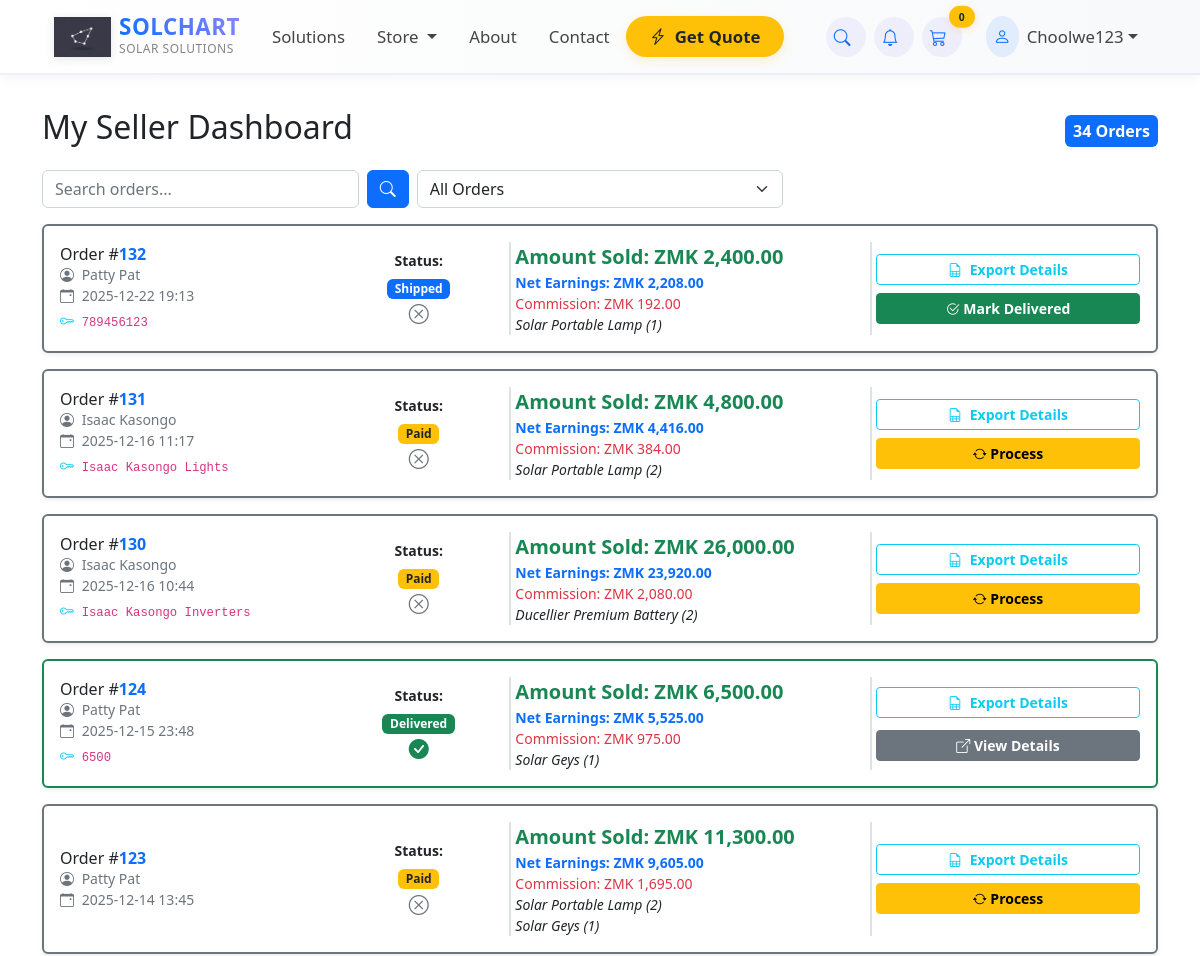
The page /payment/seller/dashboard/ (signed in, upper part) on the database as committed earlier.
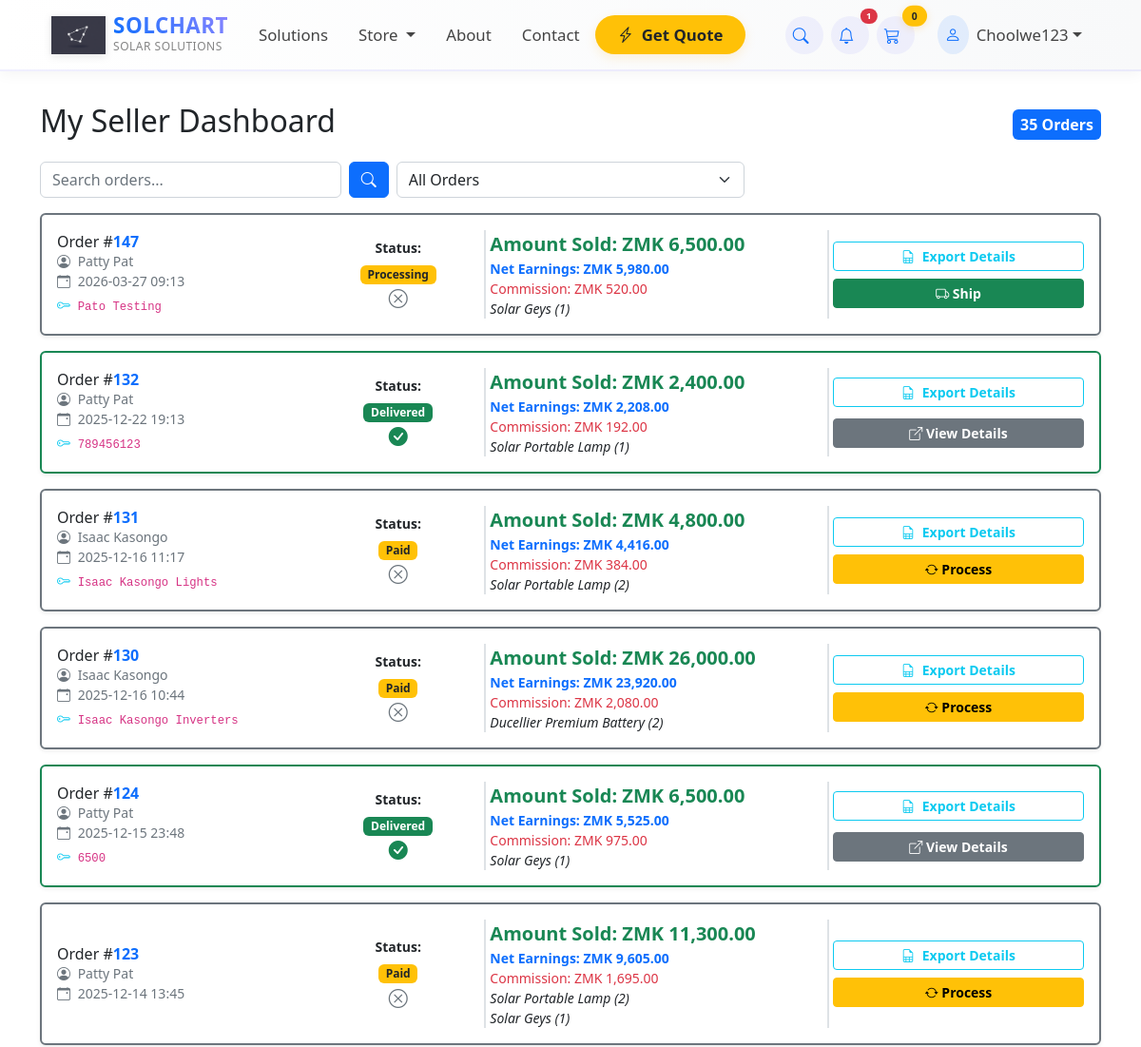
The same page on the database as committed later.
### payment/models.py (models this page shows, shortened)
class Order(models.Model):
    ORDER_STATUS = (
        ('pending', 'Pending Payment'),
        ('paid', 'Paid'),
        ('processing', 'Processing'),
        ('shipped', 'Shipped'),
        ('delivered', 'Delivered'),
        ('cancelled', 'Cancelled'),
    )
    PAYMENT_CHOICES = (
        ('airtel', 'Airtel Money'),
        ('mtn', 'MTN Mobile Money'),
        ('zamtel', 'Zamtel Kwacha'),
        ('card', 'Bank Card'),
        ('cod', 'Cash on Delivery'),
    )
    user = models.ForeignKey(User, on_delete=models.CASCADE, null=True, blank=True)
    full_name = models.CharField(max_length=255)
    email = models.EmailField(max_length=255)
    phone_number = models.CharField(max_length=20, null=True, blank=True)
    shipping_address = models.TextField(max_length=1000, blank=True, null=True)
    amount_paid = models.DecimalField(max_digits=12, decimal_places=2, default=Decimal('0.00'))
    date_ordered = models.DateTimeField(auto_now_add=True)
    payment_code = models.CharField(
        max_length=20,
        unique=True,
        null=True,
        blank=True,
        help_text="Unique payment code (e.g., HLS-1001-A7K2) for customer to include with payment"
    )
    status = models.CharField(max_length=20, choices=ORDER_STATUS, default='pending')
    payment_method = models.CharField(max_length=20, choices=PAYMENT_CHOICES, null=True, blank=True)
    payment_reference = models.CharField(max_length=100, null=True, blank=True, help_text="Transaction ID or Reference")
    date_paid = models.DateTimeField(null=True, blank=True)
    date_processed = models.DateTimeField(null=True, blank=True)
    date_shipped = models.DateTimeField(null=True, blank=True)
    date_delivered = models.DateTimeField(null=True, blank=True)
    cancellation_notes = models.TextField(blank=True, null=True)
    class Meta:
        indexes = [
            models.Index(fields=['status']),
            models.Index(fields=['-date_ordered']),
            models.Index(fields=['-date_shipped']),
        ]

class OrderItem(models.Model):
    order = models.ForeignKey(Order, on_delete=models.CASCADE, null=True)
    product = models.ForeignKey('store.Product', on_delete=models.CASCADE, null=True, blank=True)
    user = models.ForeignKey(User, on_delete=models.CASCADE, null=True, blank=True)
    quantity = models.PositiveBigIntegerField(default=1)
    price = models.DecimalField(max_digits=12, decimal_places=2, default=Decimal('0.00'))
    COMMISSION_RATE = Decimal('0.08')
    commission_rate = models.DecimalField(max_digits=5, decimal_places=4, default=COMMISSION_RATE,
                                          help_text="Decimal (0.08 = 8%)")
    commission_amount = models.DecimalField(max_digits=12, decimal_places=2, default=Decimal('0.00'))
    seller = models.ForeignKey(Seller, on_delete=models.SET_NULL, null=True, blank=True, related_name='order_items')
    created_at = models.DateTimeField(auto_now_add=True)
    updated_at = models.DateTimeField(auto_now=True)

### store/models.py (models this page shows, shortened)
class Product(models.Model):
    name = models.CharField(max_length=100)
    price = models.DecimalField(default=0, max_digits=10, decimal_places=2)
    description = models.CharField(max_length=1000, default='', blank=True, null=True)
    category = models.ForeignKey(Category, on_delete=models.CASCADE, default=1)
    image = models.ImageField(upload_to='uploads/products/', blank=True, null=True)
    is_sale = models.BooleanField(default=False)
    sale_price = models.DecimalField(default=0, max_digits=10, decimal_places=2)
    is_available = models.BooleanField(default=True)
    seller = models.ForeignKey(
        'payment.Seller',
        on_delete=models.SET_NULL,
        null=True,
        blank=True,
        related_name='products'
    )

### payment/views.py (the view, shortened to what this page needs)
# urls.py: path('seller/dashboard/', views.seller_dashboard, name='seller_dashboard'),
@seller_required
def seller_dashboard(request):
    request.disable_newsletter = True
    seller = request.user.seller_profile
    order_items_qs = OrderItem.objects.filter(seller=seller).select_related('order', 'product').order_by('-created_at')
    status_filter = request.GET.get('status', 'all')
    search_query = request.GET.get('search', '')
    if status_filter != 'all':
        order_items_qs = order_items_qs.filter(order__status=status_filter)
    order_ids = order_items_qs.values_list('order_id', flat=True).distinct()
    orders = Order.objects.filter(id__in=order_ids).order_by('-date_ordered')
    seller_items_map = {}
    seller_totals_map = {}
    for item in order_items_qs:
        if item.order_id not in seller_items_map:
            seller_items_map[item.order_id] = []
        seller_items_map[item.order_id].append(item)
        if item.order_id not in seller_totals_map:
            seller_totals_map[item.order_id] = {'subtotal': Decimal('0.00'), 'commission': Decimal('0.00')}
        item_subtotal = item.price * item.quantity
        item_commission = item_subtotal * item.commission_rate
        seller_totals_map[item.order_id]['subtotal'] += item_subtotal
        seller_totals_map[item.order_id]['commission'] += item_commission
    for order_id in seller_totals_map:
         seller_totals_map[order_id]['subtotal'] = seller_totals_map[order_id]['subtotal'].quantize(Decimal('0.01'))
         seller_totals_map[order_id]['commission'] = seller_totals_map[order_id]['commission'].quantize(Decimal('0.01'))
    context = {
        'orders': orders,
        'seller_items_map': seller_items_map,
        'seller_totals_map': seller_totals_map,
        'current_filter': status_filter,
        'search_query': search_query,
    }
    return render(request, 'payment/seller_dashboard.html', context)

### cart/cart.py (called while the page is built, shortened)
    def cart_total(self):
        product_ids = self.cart.keys()
        products = Product.objects.filter(id__in=product_ids)
        quantities = self.cart
        total = 0
        return total

    def __len__(self):
        return len(self.cart)

### cart/context_processors.py (called while the page is built)
def cart(request):
    cart_obj = Cart(request)
    cart_quantity = cart_obj.__len__()
    return {
        'cart': cart_obj,  # The full cart object
        'cart_quantity': cart_quantity,  # Just the quantity count
        'cart_total': cart_obj.cart_total()  # If you need total price too
    }

### ecom/context_processors.py (called while the page is built)
def newsletter_form(request):
    if getattr(request, 'disable_newsletter', False):
        return {
            'newsletter_form': None,
        }
    return {
        'newsletter_form': NewsletterSubscriberForm(),
    }

### payment/templatetags/payment_extras.py (called while the page is built)
@register.filter(name='subtract')
def subtract(value, arg):
    try:
        return Decimal(str(value)) - Decimal(str(arg))
    except (ValueError, TypeError):
        return Decimal('0')

@register.filter
def get_item(dictionary, key):
    return dictionary.get(key, []) # Return an empty list if key not found (safe)

### payment/templates/payment/seller_dashboard.html (shortened to what the changed rows need)
{% extends 'base.html' %}
{% load humanize payment_extras %}
{% block content %}
<div class="container mt-4">
    <div class="d-flex justify-content-between align-items-center mb-3">
        <h2>My Seller Dashboard</h2>
        <span class="badge bg-primary fs-6 p-2">{{ orders|length }} Orders</span>
    </div>
    {% for order in orders %}
    <div class="card shadow-sm mb-3 border border-2
                {% if order.status == 'delivered' %}border-success{% elif order.status == 'cancelled' %}border-danger{% else %}border-secondary{% endif %}"
        id="order-{{ order.id }}">
        <div class="card-body p-3">
            <div class="row align-items-center g-2">
                <div class="col-12 col-lg-3">
                    <h6 class="card-title mb-0">
                        Order #<a href="{% url 'seller_order_detail' order.id %}" class="text-primary text-decoration-none fw-bold">{{ order.id }}</a>
                    </h6>
                    <p class="card-text text-muted mb-0 small">
                        <i class="bi bi-person-circle me-1"></i> {{ order.full_name }}
                    </p>
                    <small class="text-muted d-block">
                        <i class="bi bi-calendar-event me-1"></i> {{ order.date_ordered|date:"Y-m-d H:i" }}
                    </small>
                    {% if order.payment_reference %}
                    <small class="text-info d-block mt-1">
                        <i class="bi bi-key me-1"></i> <code>{{ order.payment_reference }}</code>
                    </small>
                    {% endif %}
                </div>
                <div class="col-6 col-lg-2 text-center">
                    <p class="mb-1 fw-bold small">Status:</p>
                    {% if order.status == 'delivered' %}
                        <span class="badge bg-success fs-7">{{ order.get_status_display }}</span>
                    {% elif order.status == 'shipped' %}
                        <span class="badge bg-primary fs-7">{{ order.get_status_display }}</span>
                    {% elif order.status == 'paid' or order.status == 'processing' %}
                        <span class="badge bg-warning text-dark fs-7">{{ order.get_status_display }}</span>
                    {% elif order.status == 'cancelled' %}
                        <span class="badge bg-danger fs-7">{{ order.get_status_display }}</span>
                    {% else %}
                        <span class="badge bg-secondary fs-7">{{ order.get_status_display }}</span>
                    {% endif %}
                    <div class="mt-1">
                        {% if order.status == 'delivered' %}
                            <i class="bi bi-check-circle-fill text-success h5"
                               data-bs-toggle="tooltip" data-bs-placement="top" title="Order Delivered"></i>
                        {% else %}
                            <i class="bi bi-x-circle text-secondary h5"
                               data-bs-toggle="tooltip" data-bs-placement="top" title="In Progress"></i>
                        {% endif %}
                    </div>
                </div>
                <div class="col-6 col-lg-4 border-start border-end">
                    {% with order_totals=seller_totals_map|get_item:order.id %}
                        <strong class="text-success d-block fs-5">Amount Sold: ZMK {{ order_totals.subtotal|floatformat:2|intcomma }}</strong>
                        {% with net_earnings=order_totals.subtotal|subtract:order_totals.commission %}
                        <small class="text-primary d-block fw-bold">Net Earnings: ZMK {{ net_earnings|floatformat:2|intcomma }}</small>
                        {% endwith %}
                        <small class="text-danger d-block">Commission: ZMK {{ order_totals.commission|floatformat:2|intcomma }}</small>
                        {% for item in seller_items_map|get_item:order.id|slice:":2" %}
                            <small class="d-block text-truncate fst-italic">{{ item.product.name }} ({{ item.quantity }})</small>
                        {% endfor %}
                    {% endwith %}
                </div>
                <div class="col-12 col-lg-3 text-center">
                    <div class="d-grid gap-1">
                        <a href="{% url 'export_order_details' order.id %}" class="btn btn-outline-info btn-sm fw-bold mb-1">
                            <i class="bi bi-file-earmark-spreadsheet me-1"></i> Export Details
                        </a>
                        {% if order.status == 'paid' %}
                            <form method="POST" action="{% url 'update_order_status' order.id %}" class="d-grid">
                                <button type="submit" class="btn btn-warning btn-sm fw-bold">
                                    <i class="bi bi-arrow-repeat"></i> Process
                                </button>
                            </form>
                        {% elif order.status == 'processing' %}
                            <form method="POST" action="{% url 'update_order_status' order.id %}" class="d-grid">
                                <button type="submit" class="btn btn-success btn-sm fw-bold">
                                    <i class="bi bi-truck"></i> Ship
                                </button>
                            </form>
                        {% elif order.status == 'shipped' %}
                            <form method="POST" action="{% url 'update_order_status' order.id %}" class="d-grid">
                                <button type="submit" class="btn btn-success btn-sm fw-bold">
                                    <i class="bi bi-check2-circle"></i> Mark Delivered
                                </button>
                            </form>
                        {% else %}
                             <a href="{% url 'seller_order_detail' order.id %}" class="btn btn-secondary btn-sm fw-bold mt-1">
                                <i class="bi bi-box-arrow-up-right"></i> View Details
                            </a>
                        {% endif %}
                    </div>
                </div>
            </div>
        </div>
    </div>
    {% empty %}
    <div class="alert alert-info text-center py-4">
        <i class="bi bi-inbox h4 d-block"></i>
        <p class="mb-0 fs-6">No orders found matching your criteria.</p>
    </div>
    {% endfor %}
</div>
{% endblock %}

### store/templates/navbar.html (shortened to what the changed rows need)
{% load static %}
<nav class="navbar navbar-expand-lg navbar-dark fixed-top" style="background-color: #2c3e50;">
    <div class="container px-3 px-lg-4">
        <div class="collapse navbar-collapse" id="navbarMain">
            <ul class="navbar-nav ms-auto mb-2 mb-lg-0 align-items-center" style="font-size: 1.05rem;">
                {% if user.is_authenticated %}
                <li class="nav-item dropdown me-2">
                    <a class="nav-link px-2 position-relative rounded-circle nav-icon-btn" href="javascript:void(0);" role="button" data-bs-toggle="dropdown">
                        <i class="bi bi-bell"></i>
                        {% if unread_notification_count and unread_notification_count > 0 %}
                            <span class="position-absolute top-0 start-100 translate-middle badge rounded-pill bg-danger" style="font-size: 0.6rem; padding: 0.2rem 0.4rem;">
                                {{ unread_notification_count }}
                            </span>
                        {% endif %}
                    </a>
                </li>
                {% endif %}
            </ul>
        </div>
    </div>
</nav>

Rows that differ between the two databases and show on the page:
added Order: id "147", full_name "Patty Pat", date_ordered "2026-03-27 09:13", payment_reference "Pato Testing", status "Processing", subtotal "6,500.00", net_earnings "5,980.00", commission "520.00", shows "Ship"
added OrderItem: product.name "Solar Geys", quantity "1", shown under "147"
changed Order id 132: status "Shipped" → "Delivered"; status "Mark Delivered" → "View Details"
Other text that changed with them:
{{ unread_notification_count }}: (not shown) → "1"
{{ orders|length }}: "34" → "35"
